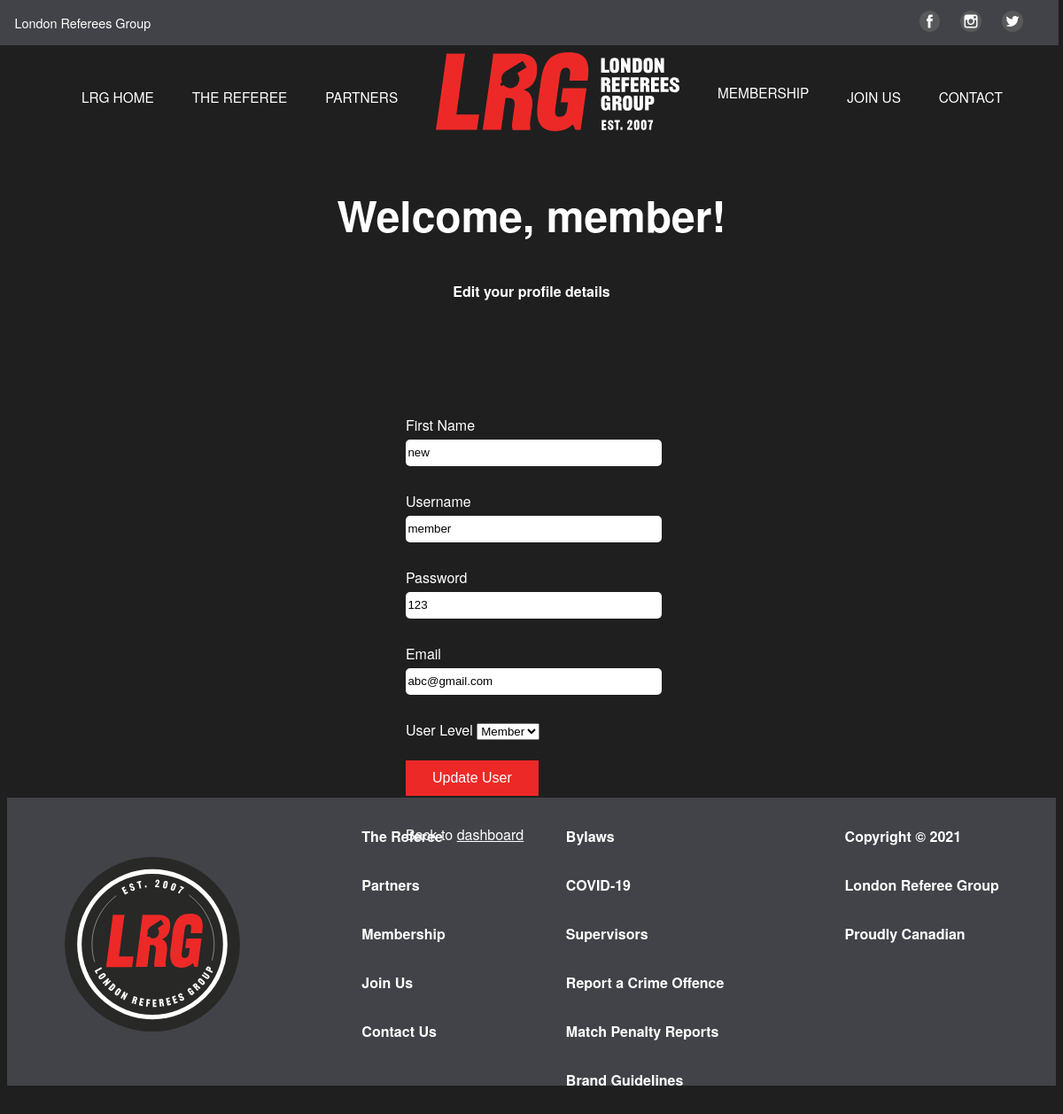
/admin/admin_edituser.php (signed in), run on the app's committed database.
### tables this page shows
CREATE TABLE `tbl_user` (
  `user_id` mediumint(8) UNSIGNED NOT NULL,
  `user_fname` varchar(250) NOT NULL,
  `user_name` varchar(250) NOT NULL,
  `user_pass` varchar(250) NOT NULL,
  `user_email` varchar(250) NOT NULL,
  `user_ip` varchar(50) NOT NULL DEFAULT 'no',
  `user_level` int(11) DEFAULT '0'
);

### admin/scripts/user.php (called while the page is built, shortened)
<?php
function getSingleUser($user_id){
    $pdo = Database::getInstance()->getConnection();
    $get_user_query = 'SELECT * FROM tbl_user WHERE user_id = :id';
    $get_user_set =$pdo->prepare($get_user_query);
    $results = $get_user_set->execute(
        array(
            ':id'=>$user_id
        )
    );
    if($results && $get_user_set->rowCount()){
        return $get_user_set;
    }else{
        return false;
    }
}

### admin/admin_edituser.php (the view, shortened to what this page needs)
<?php
require_once '../load.php';
$id = $_SESSION['user_id'];
$current_user = getSingleUser($id);
?>
<!DOCTYPE html>
<html lang="en">
<head>
    <link rel="stylesheet" href="../public/css/main.css">
</head>
<body>
<main id="app">
    <div class="main-container">
    <header class="main-header" id="mainHeader">
        <div class="header">
            <div class="top-banner">
                <p id="banner1">London Referees Group</p>
                <div id="banner2">
                    <div class="top-socials">
                        <ul>
                            <li><a href="www.facebook.com" target="new"><img src="../public/images/fb.svg" alt="Facebook"></a></li>
                            <li><a href="www.instagram.com" target="new"><img src="../public/images/insta.svg" alt="Instagram"></a></li>
                            <li><a href="www.twitter.com" target="new"><img src="../public/images/twitter.svg" alt="Twitter"></a></li>
                        </ul>
                    </div>
                </div>
            </div>
            <nav id="main-nav">
                    <div id="burger-con">
                        <ul id="burger-menu">
                            <li class="nav-item1"><a href="../index.php">LRG HOME</a></li>
                            <li class="nav-item2"><a href="../referee.php">THE REFEREE</a></li>
                            <li class="nav-item3"><a href="../partners.php">PARTNERS</a></li>
                            <li class="nav-item4">
                                <a href="index.php"><img src="../public/images/logo.svg" alt="logo" id="main-logo"></a>
                            </li>
                            <li class="nav-item5"><a href="../membership.php">MEMBERSHIP</a></li>
                            <li class="nav-item6"><a href="../join.php">JOIN US</a></li>
                            <li class="nav-item7"><a href="../contact.php">CONTACT</a></li>
                        </ul>
                  </div>
            </nav>
        </div>
        </header>
    <section class="admin">
        <div class="edit-user">
            <h2>Welcome, <?php echo $_SESSION['user_name'];?>!</h2>
            <h4>Edit your profile details</h4>
            <div class="redirect-msg"> <?php echo !empty($message)?$message:'';?></div>
            <?php if(!empty($current_user)):?>
            <form class="register-form" action="admin_edituser.php" method="post">
                <?php while($user_info = $current_user->fetch(PDO::FETCH_ASSOC)):?>
                    <label for="first_name">First Name</label>
                    <input id="first_name" type="text" name="fname" value="<?php echo $user_info['user_fname'];?>"><br><br>
                    <label for="username">Username</label>
                    <input id="username" type="text" name="username" value="<?php echo $user_info['user_name'];?>"><br><br>
                    <label for="password">Password</label>
                    <input id="password" type="text" name="password" value="<?php echo $user_info['user_pass'];?>"><br><br>
                    <label for="email">Email</label>
                    <input id="email" type="email" name="email" value="<?php echo $user_info['user_email'];?>"><br><br>
                    <label for="user_level">User Level</label>
                        <select id="user_level" name="user_level">
                            <option value="0">Member</option>
                        </select>
                    <br><br>
                    <button class="admin_button" type="submit" name="submit">Update User</button>
                    <p>Back to <a class="link" href="index.php">dashboard</a></p>
                <?php endwhile;?>
            </form>
            <?php endif;?>
        </div>
    </section>
        <footer>
              <div id="footer">
                <img src="../public/images/footer_logo.svg" alt="footer logo" id="footer-logo">
                <ul id="footer-nav">
                    <li><a href="#the-referee">The Referee</a></li>
                    <li><a href="partners.php">Partners</a></li>
                    <li><a href="membership.php">Membership</a></li>
                    <li><a href="join.php">Join Us</a></li>
                    <li><a href="contact.php">Contact Us</a></li>
                </ul>
                <ul id="footer-info">
                    <li><a href="">Bylaws</a></li>
                    <li><a href="">COVID-19</a></li ff>
                    <li><a href="">Supervisors</a></li>
                    <li><a href="">Report a Crime Offence</a></li>
                    <li><a href="">Match Penalty Reports</a></li>
                    <li><a href="">Brand Guidelines</a></li>
                </ul>
                <ul id="copyright">
                    <li>Copyright © 2021</li>
                    <li>London Referee Group</li>
                    <li>Proudly Canadian</li>
                </ul>
              </div>
          </footer>
    </div>
</main>
</body>
</html>

### data on the page
tbl_user: fname "new", username "member", password "123", email "abc@gmail.com"

### other printed values
$_SESSION['user_name'] "member"
